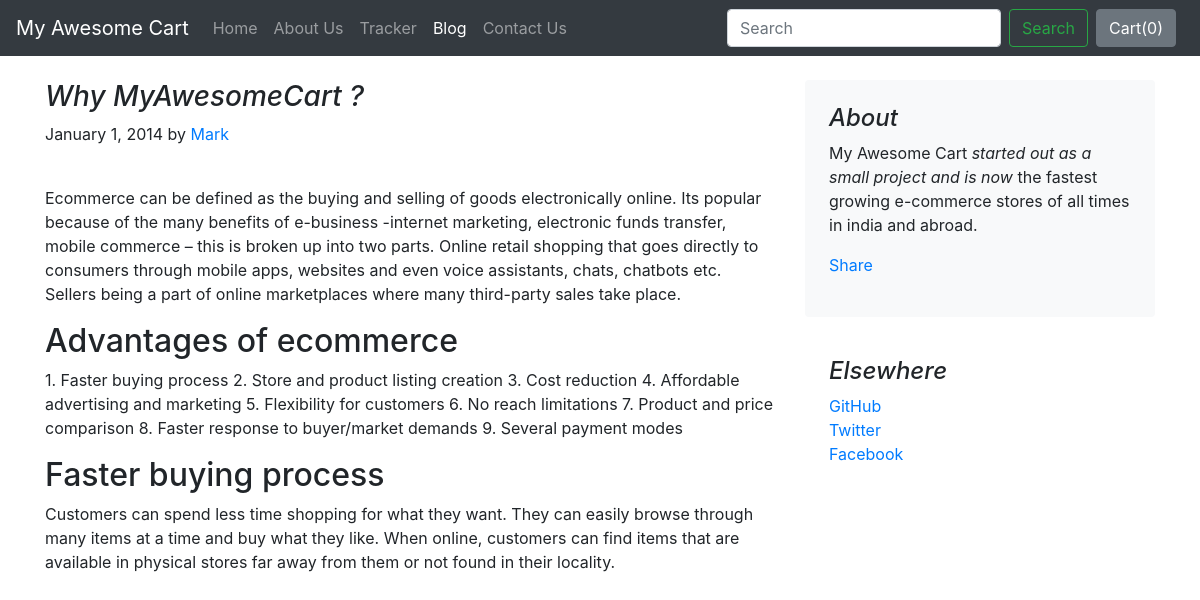
The page /blog/blogpost/1 on the database its author committed.
### blog/models.py (models this page shows)
class Blogpost(models.Model):
    post_id = models.AutoField(primary_key=True)
    title = models.CharField(max_length=50)
    head0 = models.CharField(max_length=500, default="")
    chead0 = models.CharField(max_length=5000, default="")
    head1 = models.CharField(max_length=500, default="")
    chead1 = models.CharField(max_length=5000, default="")
    head2 = models.CharField(max_length=500, default="")
    chead2 = models.CharField(max_length=5000, default="")
    pub_date = models.DateField()
    thumbnail = models.ImageField(upload_to='shop/images', default="")
    def __str__(self):
        return self.title

### blog/views.py (the view)
# urls.py: path("blogpost/<int:id>", views.blogpost, name="blogHome")
def blogpost(request, id):
    post = Blogpost.objects.filter(post_id = id)[0]
    print(post)
    return render(request, 'blog/blogpost.html',
                  {'post':post})

### blog/templates/blog/blogpost.html (shortened to what this page needs)
{% extends 'blog/basic.html' %}
{% block body %}
<div class="container">
    <div class="row mt-4">
        <div class="col-md-8 blog-main">
            <h3 class="font-italic">
                {{post.title}}
            </h3>
            <div class="blog-post">
                <p class="blog-post-meta">January 1, 2014 by <a href="#">Mark</a></p>
                <div class="fb-like" data-href="http://127.0.0.1:8000/blog/blogpost/{{post.post_id}}" data-layout="standard" data-action="like" data-size="large" data-show-faces="false" data-share="true"></div><br>
                <p>{{post.chead0}}</p>
                <h2>{{post.head1}}</h2>
                <p>{{post.chead1}}</p>
                <h2>{{post.head2}}</h2>
                <p>{{post.chead2}}</p>
            </div>
        </div>
        <aside class="col-md-4 blog-sidebar">
            <div class="p-4 mb-3 bg-light rounded">
                <h4 class="font-italic">About</h4>
                <p class="mb-0">My Awesome Cart <em>started out as a small project and is now</em> the fastest growing e-commerce stores of all times in india and abroad.</p>
                <div class="my-3 fb-share-button" data-href="http://127.0.0.1:8000/blog/blogpost/{{post.post_id}}" data-layout="button_count" data-size="large"><a target="_blank" href="https://www.facebook.com/sharer/sharer.php?u=http%3A%2F%2F127.0.0.1%3A8000%2Fblog%2Fblogpost%2F4&src=sdkpreparse" class="fb-xfbml-parse-ignore">Share</a></div>
            </div>
            <div class="p-4">
                <h4 class="font-italic">Elsewhere</h4>
                <ol class="list-unstyled">
                    <li><a href="#">GitHub</a></li>
                    <li><a href="#">Twitter</a></li>
                    <li><a href="#">Facebook</a></li>
                </ol>
            </div>
        </aside>
    </div>
</div>
{% endblock %}

### rows shown on the page
Blogpost: title "Why MyAwesomeCart ?", chead0 "Ecommerce can be defined as the buying and selling of goods electronically online. Its popular because of the many benefits of e-business -internet marketing, electronic funds transfer, mobile commerce – this is broken up into two parts. Online retail shopping that goes directly to consumers through mobile apps, websites and even voice assistants, chats, chatbots etc. Sellers being a part of online marketplaces where many third-party sales take place.", head1 "Advantages of ecommerce", chead1 "1. Faster buying process 2. Store and product listing creation 3. Cost reduction 4. Affordable advertising and marketing 5. Flexibility for customers 6. No reach limitations 7. Product and price comparison 8. Faster response to buyer/market demands 9. Several payment modes", head2 "Faster buying process", chead2 "Customers can spend less time shopping for what they want. They can easily browse through many items at a time and buy what they like. When online, customers can find items that are available in physical stores far away from them or not found in their locality."
